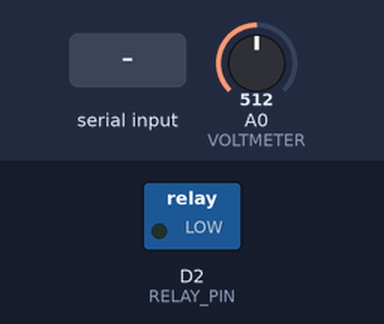
Simulated run of this sketch. Board: ESP8266 (NodeMCU). Shown: switched loads named in the sketch (green lamp = pin HIGH). The inputs (shaded band) are chosen by the test bench; at power-on: A0 (VOLTMETER) = 512 (analog values on the 0–1023 scale). What the sketch prints to the serial monitor is not drawn.

Above: at 0.1 s.
At 1.2 s:
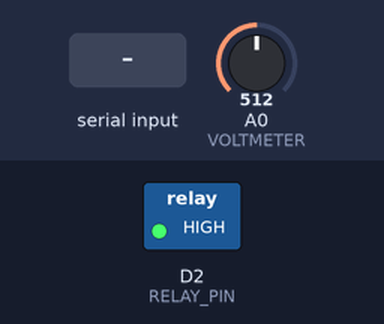
1.3 s: "c\n" received over Serial
Timing chart, 0 to 4.3 s (numbered marks = the images above; inputs shaded):
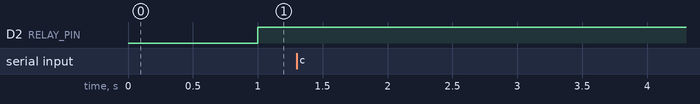

The sketch:

InternalResistance.ino
```cpp
/*
 * Pins à connecter
 */

#define RELAY_PIN D2
#define VOLTMETER A0

#define ANALOG_RES 12

unsigned long nextTime = 0;

#define N 10000
float closedVoltages[N];
float openVoltages[N];
int i = 0;

void setup() {
  pinMode(RELAY_PIN, OUTPUT);
  pinMode(VOLTMETER, INPUT);
  analogReadResolution(ANALOG_RES);
  Serial.begin(9600);
  nextTime = millis();
}

void loop() {
  unsigned long currentTime = millis();
  int INTERVAL = 20*1000;
  if (nextTime < currentTime) {
    nextTime = currentTime + INTERVAL;

    float openVoltage = readOpenCircuitVoltage();
    float closedVoltage = readClosedCircuitVoltage();

    if ( i < N) {
      closedVoltages[i] = closedVoltage;
      openVoltages[i] = openVoltage;
      printSingleEntry(i);
      i++;
    } else {
      Serial.println("Out of memory cannot save data");
    }
  }

  if (Serial.available()) {
      String c = Serial.readString();
      if ( c[0] == 'd') { // dump
        for (int j = 0; j < i; j++) { // i has been incremented already
          printSingleEntry(j);
        }
      } else if ( c[0] == 'c') { // clear
        i = 0;
        Serial.println("Clearing values");
      }
  }
}

void printSingleEntry(int j) {
    Serial.print("Closed: ");
    Serial.print(closedVoltages[j],7);
    Serial.print("\tOpen: ");
    Serial.print(openVoltages[j],7);
    Serial.print("\n");
}

float readOpenCircuitVoltage() {
  digitalWrite(RELAY_PIN, LOW);
  delay(1000);
  float voltage = analogRead(VOLTMETER);
  return (float(voltage)*3.3)/float(1<<ANALOG_RES);
}

float readClosedCircuitVoltage() {
  digitalWrite(RELAY_PIN, HIGH);
  delay(1000);
  float voltage = analogRead(VOLTMETER);
  return (float(voltage)*3.3)/float(1<<ANALOG_RES);
}
```

Measured:
- after the input at 1.3 s, every drawn part: stays the same
